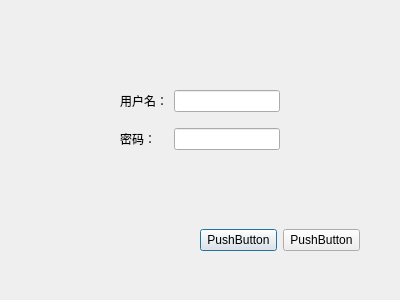
<?xml version="1.0" encoding="UTF-8"?>
<ui version="4.0">
 <class>LogDialog</class>
 <widget class="QDialog" name="LogDialog">
  <property name="geometry">
   <rect>
    <x>0</x>
    <y>0</y>
    <width>400</width>
    <height>300</height>
   </rect>
  </property>
  <property name="windowTitle">
   <string>Dialog</string>
  </property>
  <widget class="QWidget" name="gridLayoutWidget">
   <property name="geometry">
    <rect>
     <x>120</x>
     <y>80</y>
     <width>160</width>
     <height>80</height>
    </rect>
   </property>
   <layout class="QGridLayout" name="gridLayout">
    <item row="1" column="0">
     <widget class="QLabel" name="pwLabel">
      <property name="text">
       <string>密码：</string>
      </property>
      <property name="buddy">
       <cstring>pwEdit</cstring>
      </property>
     </widget>
    </item>
    <item row="0" column="0">
     <widget class="QLabel" name="nameLabel">
      <property name="text">
       <string>用户名：</string>
      </property>
      <property name="buddy">
       <cstring>nameEdit</cstring>
      </property>
     </widget>
    </item>
    <item row="0" column="1">
     <widget class="QLineEdit" name="nameEdit"/>
    </item>
    <item row="1" column="1">
     <widget class="QLineEdit" name="pwEdit"/>
    </item>
   </layout>
  </widget>
  <widget class="QWidget" name="horizontalLayoutWidget">
   <property name="geometry">
    <rect>
     <x>200</x>
     <y>200</y>
     <width>160</width>
     <height>80</height>
    </rect>
   </property>
   <layout class="QHBoxLayout" name="horizontalLayout">
    <item>
     <widget class="QPushButton" name="okBtn">
      <property name="text">
       <string>PushButton</string>
      </property>
     </widget>
    </item>
    <item>
     <widget class="QPushButton" name="cancelBtn">
      <property name="text">
       <string>PushButton</string>
      </property>
     </widget>
    </item>
   </layout>
  </widget>
 </widget>
 <resources/>
 <connections/>
</ui>
